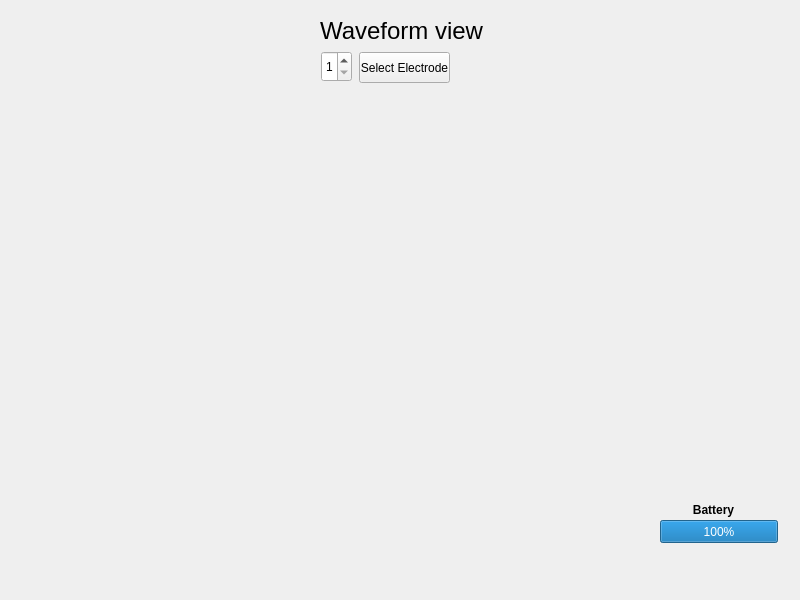
<?xml version="1.0" encoding="UTF-8"?>
<ui version="4.0">
 <class>WaveformWindow</class>
 <widget class="QWidget" name="WaveformWindow">
  <property name="geometry">
   <rect>
    <x>0</x>
    <y>0</y>
    <width>800</width>
    <height>600</height>
   </rect>
  </property>
  <property name="windowTitle">
   <string>Form</string>
  </property>
  <widget class="QCustomPlot" name="customPlot" native="true">
   <property name="geometry">
    <rect>
     <x>30</x>
     <y>110</y>
     <width>720</width>
     <height>321</height>
    </rect>
   </property>
  </widget>
  <widget class="QLabel" name="label">
   <property name="geometry">
    <rect>
     <x>320</x>
     <y>10</y>
     <width>201</width>
     <height>41</height>
    </rect>
   </property>
   <property name="baseSize">
    <size>
     <width>0</width>
     <height>300</height>
    </size>
   </property>
   <property name="font">
    <font>
     <pointsize>18</pointsize>
    </font>
   </property>
   <property name="text">
    <string>Waveform view</string>
   </property>
  </widget>
  <widget class="QPushButton" name="electrodeSelectionButton">
   <property name="geometry">
    <rect>
     <x>359</x>
     <y>52</y>
     <width>91</width>
     <height>31</height>
    </rect>
   </property>
   <property name="text">
    <string>Select Electrode</string>
   </property>
  </widget>
  <widget class="QSpinBox" name="electrodeSelector">
   <property name="geometry">
    <rect>
     <x>321</x>
     <y>51</y>
     <width>31</width>
     <height>31</height>
    </rect>
   </property>
   <property name="minimum">
    <number>1</number>
   </property>
   <property name="maximum">
    <number>7</number>
   </property>
  </widget>
  <widget class="QLabel" name="label_2">
   <property name="geometry">
    <rect>
     <x>678</x>
     <y>500</y>
     <width>71</width>
     <height>20</height>
    </rect>
   </property>
   <property name="font">
    <font>
     <bold>true</bold>
    </font>
   </property>
   <property name="text">
    <string>Battery</string>
   </property>
   <property name="alignment">
    <set>Qt::AlignCenter</set>
   </property>
  </widget>
  <widget class="QProgressBar" name="batteryBar">
   <property name="geometry">
    <rect>
     <x>660</x>
     <y>520</y>
     <width>118</width>
     <height>23</height>
    </rect>
   </property>
   <property name="value">
    <number>100</number>
   </property>
  </widget>
 </widget>
 <customwidgets>
  <customwidget>
   <class>QCustomPlot</class>
   <extends>QWidget</extends>
   <header>qcustomplot.h</header>
   <container>1</container>
  </customwidget>
 </customwidgets>
 <resources/>
 <connections/>
</ui>
